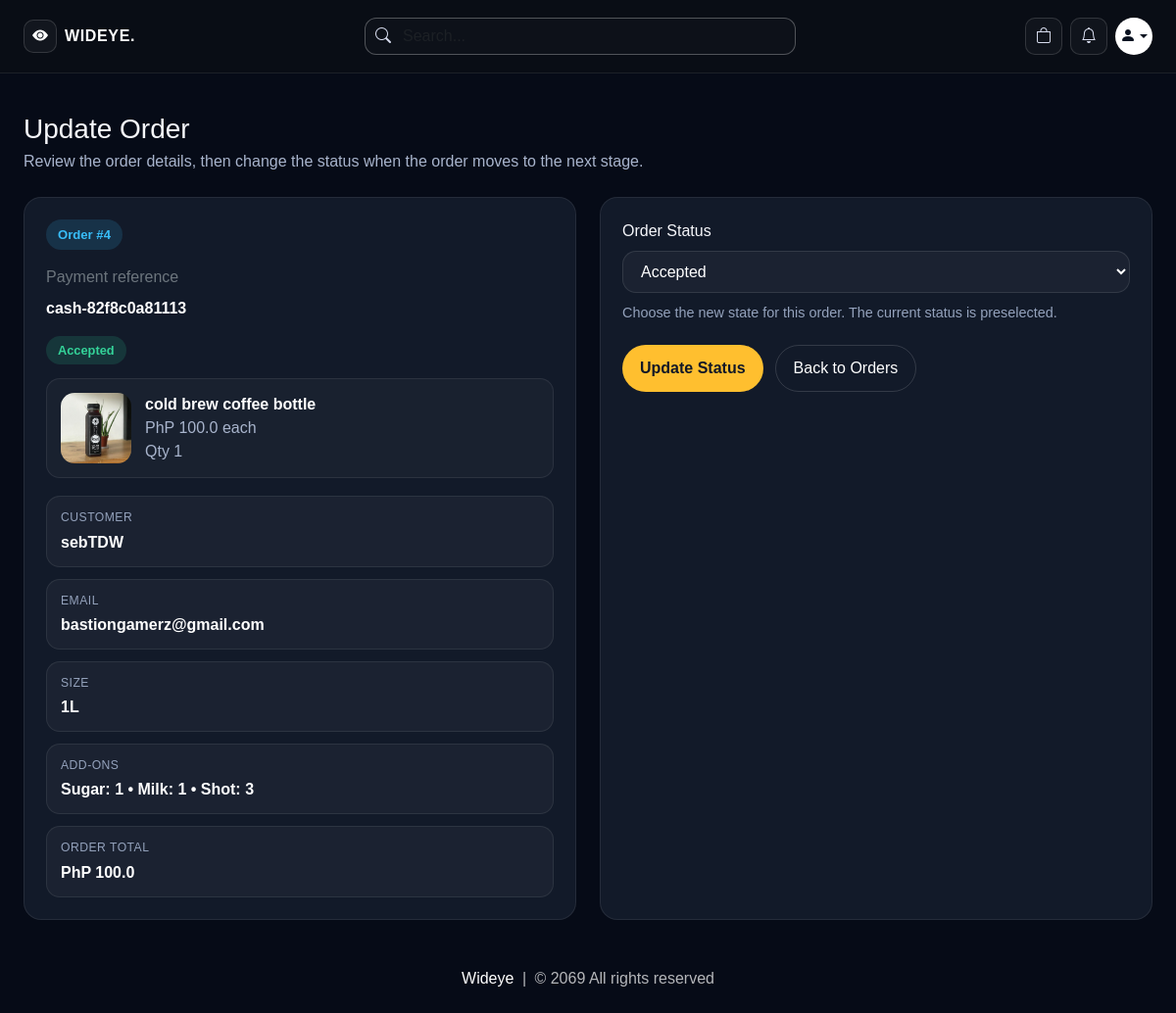
The app's page /update-order/4 (signed in), older data.
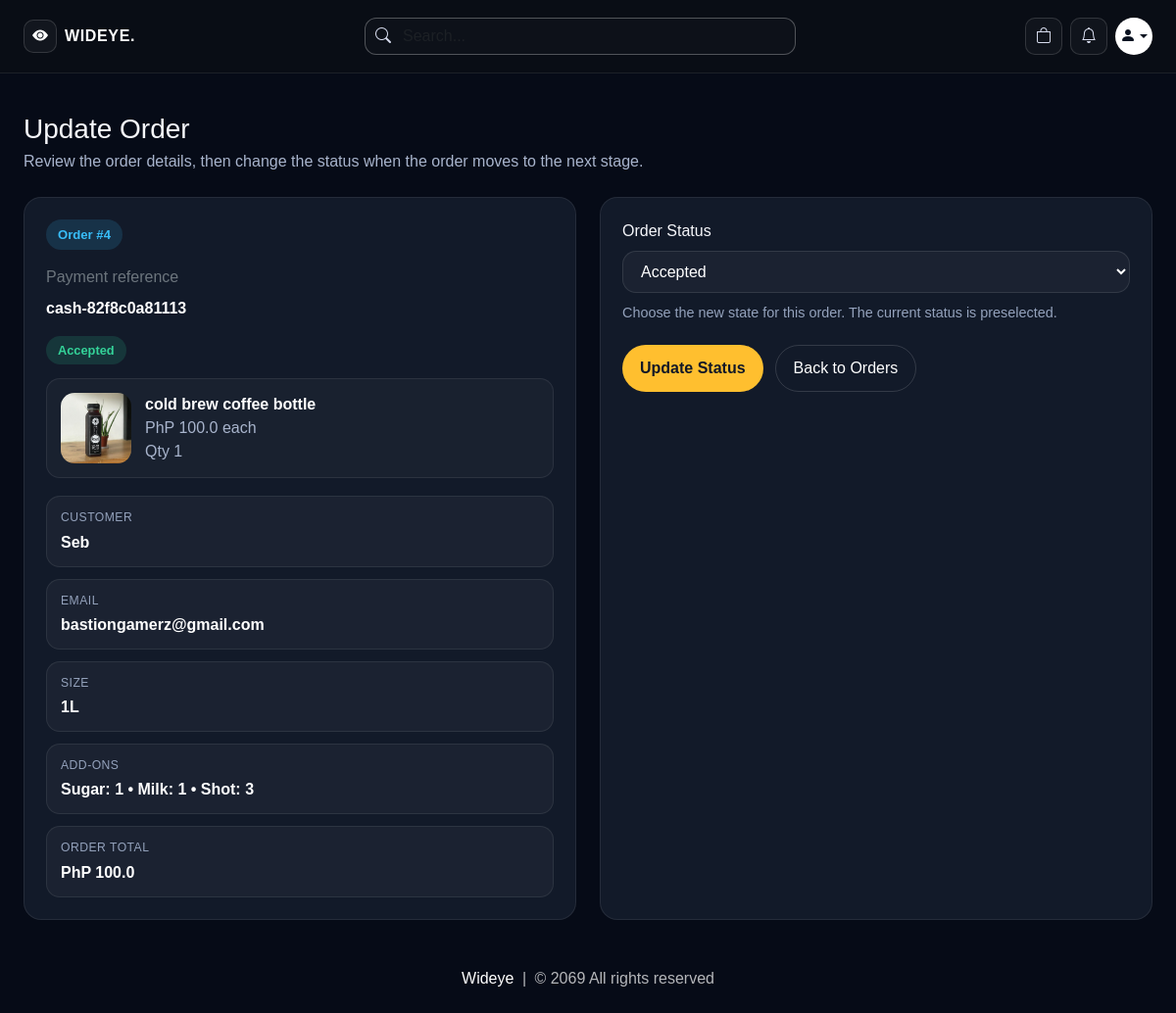
The same page, newer data.
### website/models.py (models this page shows, shortened)
class Customer(db.Model, UserMixin):
    id = db.Column(db.Integer, primary_key=True)
    email = db.Column(db.String(100), unique=True)
    username = db.Column(db.String(100))
    password_hash = db.Column(db.String(150))
    is_admin = db.Column(db.Boolean, default=False, nullable=False)
    face_profile_name = db.Column(db.String(100))
    usual_product_id = db.Column(db.Integer, db.ForeignKey('product.id'), nullable=True)
    date_joined = db.Column(db.DateTime(), default=datetime.utcnow)
    cart_items = db.relationship('Cart', backref=db.backref('customer', lazy=True))
    orders = db.relationship('Order', backref=db.backref('customer', lazy=True))
    usual_product = db.relationship('Product', foreign_keys=[usual_product_id])
    usual_items = db.relationship(
        'UsualOrderItem',
        backref=db.backref('customer', lazy=True),
        cascade='all, delete-orphan',
        order_by='UsualOrderItem.id'
    )
    @property
    def password(self):
        raise AttributeError('Password is not a readable Attribute')

### website/admin.py (the view, shortened to what this page needs)
@admin.route('/update-order/<int:order_id>', methods=['GET', 'POST'])
@login_required
def update_order(order_id):
    if current_user_is_admin():
        form = OrderForm()
        order = Order.query.get(order_id)
        if order is None:
            flash('Order not found.')
            return redirect('/view-orders')
        if not form.is_submitted():
            form.order_status.data = order.status
        return render_template('order_update.html', form=form, order=order, get_product_image=get_product_image)
    return render_template('404.html')

### website/forms.py
class OrderForm(FlaskForm):
    order_status = SelectField('Order Status', choices=[('Pending', 'Pending'), ('Accepted', 'Accepted'),
                                                        ('Out for delivery', 'Out for delivery'),
                                                        ('Delivered', 'Delivered'), ('Canceled', 'Canceled')])
    update = SubmitField('Update Status')

### website/admin.py (called while the page is built)
def current_user_is_admin():
    return current_user.is_authenticated and bool(getattr(current_user, 'is_admin', False))

### website/views.py (called while the page is built)
def parse_options(csv_string):
    if not csv_string:
        return []
    return [opt.strip() for opt in str(csv_string).split(',') if opt.strip()]

def get_product_image(product, selected_size=''):
    images = parse_options(product.product_picture) if product.product_picture else []
    if not images:
        return '/media/default.jpg'
    if not selected_size:
        return images[0]
    sizes = parse_options(product.size)
    if selected_size in sizes:
        idx = sizes.index(selected_size)
        return images[idx] if idx < len(images) else images[-1]
    return images[0]

### website/templates/order_update.html (shortened to what this page needs)
{% extends 'base.html' %}
{% block body %}
<div class="wideye-shell py-4">
    <div class="mb-4">
        <h1 class="h3 mb-1">Update Order</h1>
        <p class="wideye-order-update-copy mb-0">Review the order details, then change the status when the order moves to the next stage.</p>
    </div>
    <div class="wideye-order-update-layout">
        <aside class="wideye-order-update-card">
            <span class="wideye-order-update-id">Order #{{ order.id }}</span>
            <p class="text-secondary mt-3 mb-2">Payment reference</p>
            <div class="wideye-order-update-value" style="word-break:break-word;">{{ order.payment_id }}</div>
            {% set status_class = 'wideye-status-pending' %}
            {% if order.status == 'Accepted' %}
                {% set status_class = 'wideye-status-accepted' %}
            {% elif order.status == 'Out for delivery' %}
                {% set status_class = 'wideye-status-out' %}
            {% elif order.status == 'Delivered' %}
                {% set status_class = 'wideye-status-delivered' %}
            {% elif order.status == 'Canceled' %}
                {% set status_class = 'wideye-status-canceled' %}
            {% endif %}
            <div class="mt-3">
                <span class="wideye-order-status {{ status_class }}">{{ order.status }}</span>
            </div>
            <div class="wideye-order-product">
                <img src="{{ get_product_image(order.product, order.size) }}" alt="{{ order.product.product_name }}">
                <div>
                    <div class="fw-semibold text-white">{{ order.product.product_name }}</div>
                    <div class="wideye-order-update-copy">PhP {{ order.price }} each</div>
                    <div class="wideye-order-update-copy">Qty {{ order.quantity }}</div>
                </div>
            </div>
            <div class="wideye-order-update-grid">
                <div class="wideye-order-update-meta">
                    <span class="wideye-order-update-label">Customer</span>
                    <span class="wideye-order-update-value">{{ order.customer.username }}</span>
                </div>
                <div class="wideye-order-update-meta">
                    <span class="wideye-order-update-label">Email</span>
                    <span class="wideye-order-update-value">{{ order.customer.email }}</span>
                </div>
                <div class="wideye-order-update-meta">
                    <span class="wideye-order-update-label">Size</span>
                    <span class="wideye-order-update-value">{{ order.size or '—' }}</span>
                </div>
                <div class="wideye-order-update-meta">
                    <span class="wideye-order-update-label">Add-ons</span>
                    <span class="wideye-order-update-value">Sugar: {{ order.sugar or '—' }} • Milk: {{ order.milk or '—' }} • Shot: {{ order.shot or '—' }}</span>
                </div>
                <div class="wideye-order-update-meta">
                    <span class="wideye-order-update-label">Order total</span>
                    <span class="wideye-order-update-value">PhP {{ order.price * order.quantity }}</span>
                </div>
            </div>
        </aside>
        <section class="wideye-order-update-form">
            <form action="" method="POST" enctype="multipart/form-data">
                <div>
                    <label class="form-label">{{ form.order_status.label.text }}</label>
                    {{ form.order_status(class="wideye-order-input") }}
                    <p class="wideye-order-help">Choose the new state for this order. The current status is preselected.</p>
                </div>
                <div class="wideye-order-actions">
                    {{ form.update(class="wideye-order-primary") }}
                    <a href="/view-orders" class="wideye-order-secondary">Back to Orders</a>
                </div>
            </form>
        </section>
    </div>
</div>
{% endblock %}

Row changes from the older to the newer data that the page shows:
changed Customer "bastiongamerz@gmail.com": customer.username "sebTDW" → "Seb"
